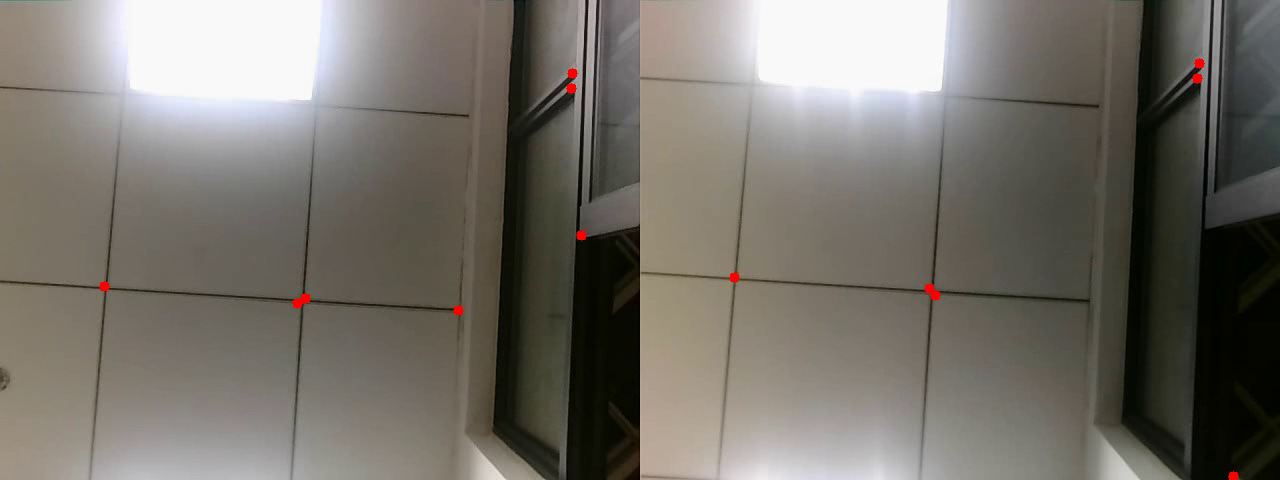
#> input picture frame 20 of preprocess_adjust.mp4, 1280 x 480 px, given in place of the camera
$ python camera.py
#> lines starting #> are read from the running program, lines starting #| are printed output that depends on the picture
import cv2
import numpy as np
import time

# --- 配置参数 ---
# !! 重要 !!: 你的双目摄像头现在被识别为一个设备，你需要找到它的索引号。
# 尝试 0, 1, 2 ... 直到找到正确的那个。内置摄像头通常是 0。
CAMERA_INDEX = 1  # 尝试修改这个值 (例如 0, 1, 2...)

#  尝试设置期望的分辨率 (这是 *合并后* 的分辨率)
# 例如，如果每个眼睛是 1280x720，那么左右拼接后可能是 2560x720
# 如果不确定，可以注释掉这两行，先看摄像头默认输出什么
# REQUESTED_WIDTH = 2560
# REQUESTED_HEIGHT = 720
REQUESTED_WIDTH = 1920
REQUESTED_HEIGHT = 540

# --- 输出文件名和格式 ---
OUTPUT_FILENAME_MP4 = 'example.mp4'
OUTPUT_FILENAME_AVI = 'example.avi'
DEFAULT_FPS = 30.0 # 如果无法获取摄像头FPS，则使用此默认值

# --- 初始化摄像头 ---
print(f"尝试打开摄像头 (索引 {CAMERA_INDEX})...")
# 仍然建议使用 CAP_DSHOW 后端在 Windows 上提高兼容性
cap = cv2.VideoCapture(CAMERA_INDEX, cv2.CAP_DSHOW)

# --- 检查摄像头是否成功打开 ---
if not cap.isOpened():
    print(f"错误：无法打开摄像头 (索引 {CAMERA_INDEX})。")
    print("请检查：")
    print("1. 摄像头是否已连接并被 Windows 识别？")
    print("2. 索引号是否正确？尝试 0, 1, 2 ...")
    print("3. 是否有其他程序正在使用该摄像头？")
    print("4. 摄像头驱动是否正确安装？")
    exit()
else:
    print(f"摄像头 {CAMERA_INDEX} 打开成功。")

#--- (可选) 尝试设置分辨率 ---
if 'REQUESTED_WIDTH' in locals() and 'REQUESTED_HEIGHT' in locals():
    print(f"尝试设置分辨率为 {REQUESTED_WIDTH}x{REQUESTED_HEIGHT}...")
    cap.set(cv2.CAP_PROP_FRAME_WIDTH, REQUESTED_WIDTH)
    cap.set(cv2.CAP_PROP_FRAME_HEIGHT, REQUESTED_HEIGHT)
    # 等待一小段时间让设置生效
    time.sleep(0.5)


# 读取实际生效的分辨率 (这非常重要，因为它决定了如何分割图像)
actual_width = int(cap.get(cv2.CAP_PROP_FRAME_WIDTH))
actual_height = int(cap.get(cv2.CAP_PROP_FRAME_HEIGHT))

print(f"摄像头实际输出分辨率: {actual_width}x{actual_height}")

# 尝试获取 FPS
actual_fps = cap.get(cv2.CAP_PROP_FPS)
if actual_fps <= 0:
    print(f"警告: 无法获取摄像头 FPS，将使用默认值 {DEFAULT_FPS} FPS 进行录制。")
    actual_fps = DEFAULT_FPS
else:
    print(f"检测到摄像头 FPS: {actual_fps:.2f} (将用于视频录制)")

# --- 初始化 VideoWriter ---
frame_size = (actual_width, actual_height)

# MP4 Writer (使用 mp4v 编解码器)
fourcc_mp4 = cv2.VideoWriter_fourcc(*'mp4v')
video_writer_mp4 = cv2.VideoWriter(OUTPUT_FILENAME_MP4, fourcc_mp4, actual_fps, frame_size)
if not video_writer_mp4.isOpened():
    print(f"错误: 无法打开文件 '{OUTPUT_FILENAME_MP4}' 进行 MP4 写入。")
    video_writer_mp4 = None # 标记为无效

# AVI Writer (使用 XVID 编解码器)
fourcc_avi = cv2.VideoWriter_fourcc(*'XVID')
video_writer_avi = cv2.VideoWriter(OUTPUT_FILENAME_AVI, fourcc_avi, actual_fps, frame_size)
if not video_writer_avi.isOpened():
    print(f"错误: 无法打开文件 '{OUTPUT_FILENAME_AVI}' 进行 AVI 写入。")
    video_writer_avi = None # 标记为无效

if video_writer_mp4 is None and video_writer_avi is None:
    print("错误：无法初始化任何视频写入器，将仅显示视频流。")
elif video_writer_mp4 is not None and video_writer_avi is not None:
     print(f"将把视频同时保存为 '{OUTPUT_FILENAME_MP4}' 和 '{OUTPUT_FILENAME_AVI}'")
elif video_writer_mp4 is not None:
     print(f"将把视频保存为 '{OUTPUT_FILENAME_MP4}' (AVI写入失败)")
else: # video_writer_avi is not None
     print(f"将把视频保存为 '{OUTPUT_FILENAME_AVI}' (MP4写入失败)")

# 检查分辨率是否合理（例如，宽度是否大约是高度的两倍，如果左右拼接的话）
if actual_width < actual_height * 1.5: # 粗略检查，不适用于上下拼接
    print("警告：摄像头输出的宽度看起来不像典型的左右拼接双目图像。请检查输出图像。")
    print("如果图像是上下拼接的，你需要修改下面的分割逻辑。")

# --- 计算分割点 ---
# 假设是左右拼接 (Side-by-Side, SxS)
split_point = actual_width // 2
print(f"假设左右拼接，分割点将在宽度 = {split_point} 处。")

print("\n按 'q' 键退出...")

# --- 主循环：读取、分割并显示图像 ---
while True:
    # 读取合并后的帧
    ret, combined_frame = cap.read()
#> combined_frame is the input picture: shape (480, 1280, 3); mean B, G, R 106.4, 113.5, 117.7

    # 检查是否成功读取
    if not ret:
        print("错误：无法读取摄像头帧。")
        break

    # --- 写入视频帧 --- (在分割和显示之前写入原始合并帧)
    if combined_frame is not None:
        if video_writer_mp4 is not None:
            video_writer_mp4.write(combined_frame)
        if video_writer_avi is not None:
            video_writer_avi.write(combined_frame)

    # --- 分割图像 ---
    # 确保帧不是 None 并且宽度足够分割
    if combined_frame is not None and combined_frame.shape[1] == actual_width:
        # 使用 NumPy 切片分割图像
        # frame_left = combined_frame[行范围, 列范围]
        frame_left = combined_frame[:, :split_point]  # 从最左边到分割点
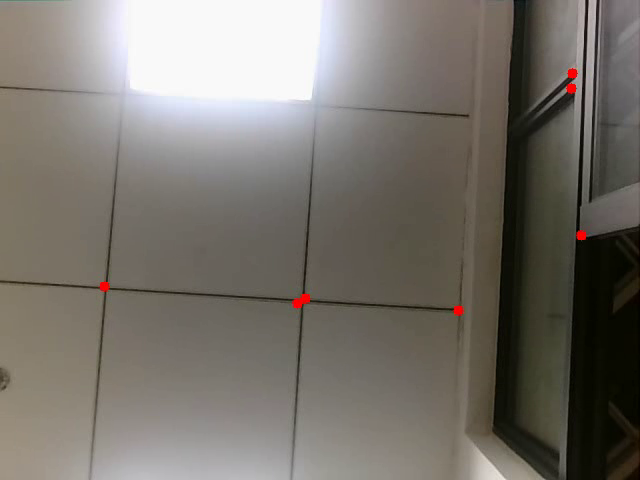
#> frame_left: shape (480, 640, 3); mean B, G, R 108.2, 115.2, 120
        frame_right = combined_frame[:, split_point:] # 从分割点到最右边
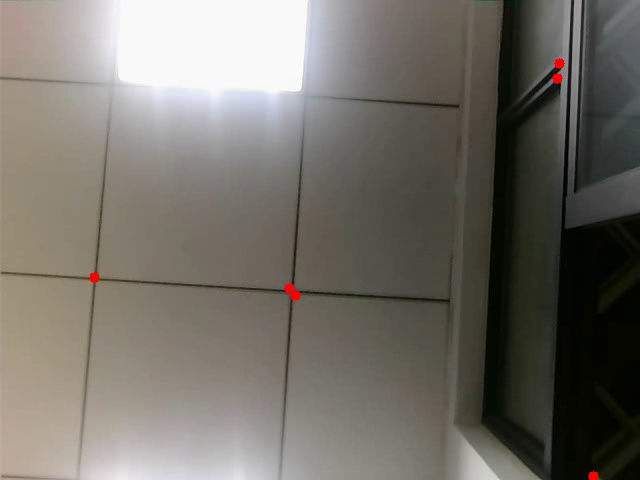
#> frame_right: shape (480, 640, 3); mean B, G, R 104.6, 111.8, 115.4

        # --- 可视化 ---
        # 1. 显示原始的合并帧
        cv2.imshow(f'Combined Frame (Index {CAMERA_INDEX}, {actual_width}x{actual_height})', combined_frame)

        # 2. 显示分割后的左右帧
        cv2.imshow('Left Eye', frame_left)
        cv2.imshow('Right Eye', frame_right)

    else:
        print("错误：读取到的帧为空或宽度与预期不符。")
        # 如果帧有问题，只显示原始的（可能损坏的）帧
        if combined_frame is not None:
             cv2.imshow(f'Combined Frame (Index {CAMERA_INDEX}, Error?)', combined_frame)
        # 尝试关闭可能存在的左右眼窗口
        try:
            if cv2.getWindowProperty('Left Eye', cv2.WND_PROP_VISIBLE) >= 1:
                 cv2.destroyWindow('Left Eye')
            if cv2.getWindowProperty('Right Eye', cv2.WND_PROP_VISIBLE) >= 1:
                 cv2.destroyWindow('Right Eye')
        except cv2.error:
            pass


    # --- 等待按键事件 ---
    key = cv2.waitKey(1) & 0xFF
#> (key q is pressed here)
    if key == ord('q'):
        print("收到退出指令。")
        break

    # 添加一点点延时，避免CPU占用过高 (可选)
    # time.sleep(0.01)

# --- 清理资源 ---
print("正在释放摄像头资源...")
cap.release()

# --- 释放 VideoWriter ---
if video_writer_mp4 is not None:
    print(f"正在关闭 MP4 文件 '{OUTPUT_FILENAME_MP4}'...")
    video_writer_mp4.release()
if video_writer_avi is not None:
    print(f"正在关闭 AVI 文件 '{OUTPUT_FILENAME_AVI}'...")
    video_writer_avi.release()

print("正在关闭所有OpenCV窗口...")
cv2.destroyAllWindows()
print("程序结束。")

$ run again, starting later in the video
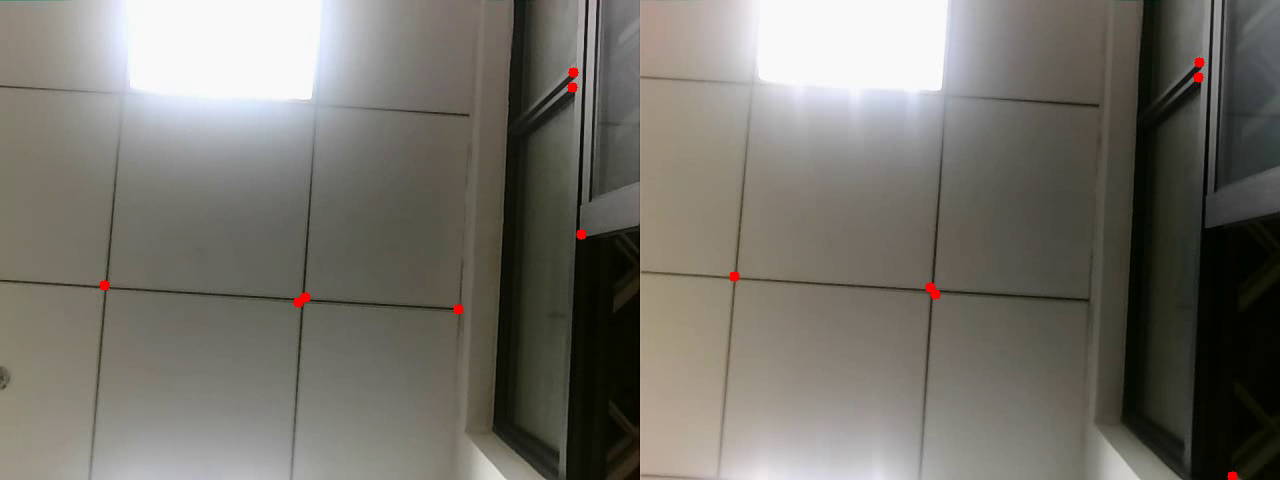
#> input picture frame 91 of preprocess_adjust.mp4, 1280 x 480 px, given in place of the camera
#> combined_frame is the input picture: shape (480, 1280, 3); mean B, G, R 106.8, 113.9, 116.5
#> `frame_left = combined_frame[:, :split_point]`:
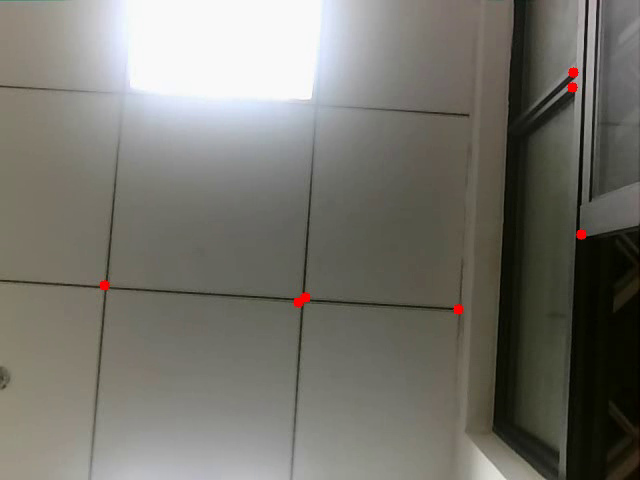
#> frame_left: shape (480, 640, 3); mean B, G, R 109.1, 116, 117.8
